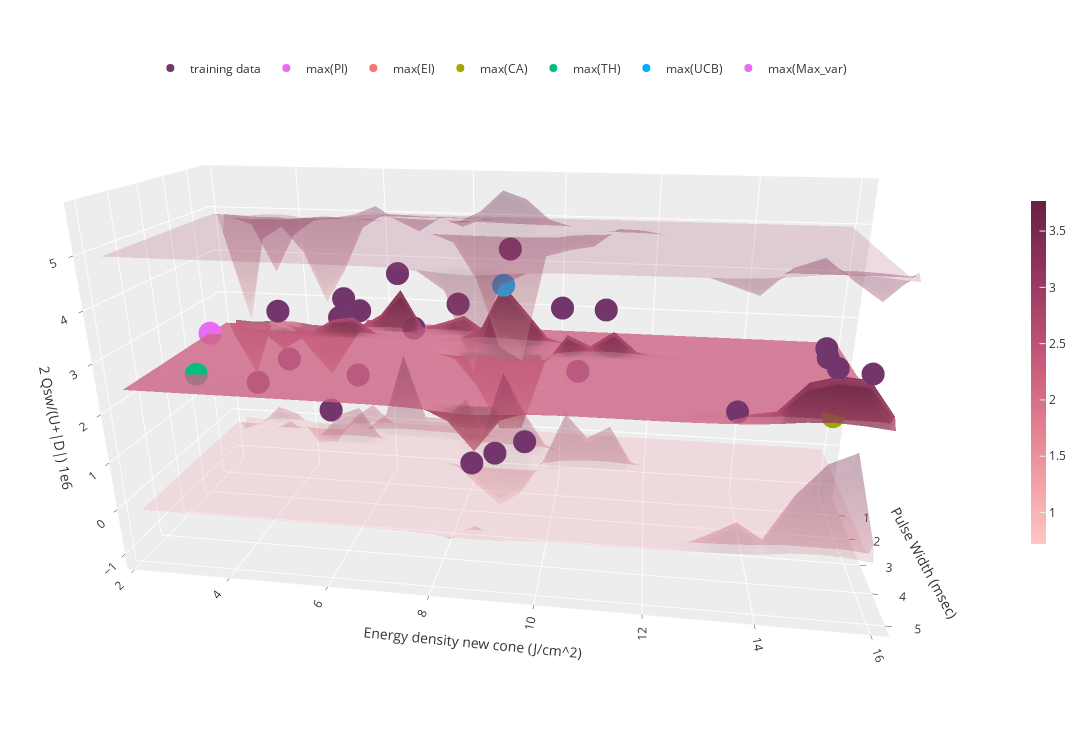

The notebook cell saved with this chart:
### Code cell
vis_acq(raw_train_x, train_y, raw_test_grid, pred_labels, upper_surf, lower_surf, acqs)

### Figure 1 — Plotly figure (JSON) as saved in the notebook; plotly's stock layout.template omitted (floating-point values rounded to 4 significant figures; data arrays with more than 128 entries replaced by an {"elided": "..."} marker saying what was removed)
{"data": [{"colorbar": {"len": 0.5, "thickness": 15}, "colorscale": [[0, "rgb(255, 198, 196)"], [0.1667, "rgb(244, 163, 168)"], [0.3333, "rgb(227, 129, 145)"], [0.5, "rgb(204, 96, 125)"], [0.6667, "rgb(173, 70, 108)"], [0.8333, "rgb(139, 48, 88)"], [1, "rgb(103, 32, 68)"]], "name": "GP regression", "opacity": 0.8, "x": [0.3393, 0.5055, 0.6718, 0.8381, 1.004, 1.171, 1.337, 1.503, 1.669, 1.836, 2.002, 2.168, 2.334, 2.501, 2.667, 2.833, 2.999, 3.166, 3.332, 3.498, 3.664, 3.831, 3.997, 4.163, 4.329, 4.496, 4.662, 4.828, 4.994, 5.161], "y": [2.276, 2.746, 3.215, 3.685, 4.154, 4.624, 5.094, 5.563, 6.033, 6.502, 6.972, 7.441, 7.911, 8.381, 8.85, 9.32, 9.789, 10.26, 10.73, 11.2, 11.67, 12.14, 12.61, 13.08, 13.55, 14.02, 14.49, 14.95, 15.42, 15.89], "z": {"elided": "30x30 float values"}, "type": "surface"}, {"colorscale": [[0, "rgb(255, 198, 196)"], [0.1667, "rgb(244, 163, 168)"], [0.3333, "rgb(227, 129, 145)"], [0.5, "rgb(204, 96, 125)"], [0.6667, "rgb(173, 70, 108)"], [0.8333, "rgb(139, 48, 88)"], [1, "rgb(103, 32, 68)"]], "opacity": 0.2, "showscale": false, "x": [0.3393, 0.5055, 0.6718, 0.8381, 1.004, 1.171, 1.337, 1.503, 1.669, 1.836, 2.002, 2.168, 2.334, 2.501, 2.667, 2.833, 2.999, 3.166, 3.332, 3.498, 3.664, 3.831, 3.997, 4.163, 4.329, 4.496, 4.662, 4.828, 4.994, 5.161], "y": [2.276, 2.746, 3.215, 3.685, 4.154, 4.624, 5.094, 5.563, 6.033, 6.502, 6.972, 7.441, 7.911, 8.381, 8.85, 9.32, 9.789, 10.26, 10.73, 11.2, 11.67, 12.14, 12.61, 13.08, 13.55, 14.02, 14.49, 14.95, 15.42, 15.89], "z": {"elided": "30x30 float values"}, "type": "surface"}, {"colorscale": [[0, "rgb(255, 198, 196)"], [0.1667, "rgb(244, 163, 168)"], [0.3333, "rgb(227, 129, 145)"], [0.5, "rgb(204, 96, 125)"], [0.6667, "rgb(173, 70, 108)"], [0.8333, "rgb(139, 48, 88)"], [1, "rgb(103, 32, 68)"]], "opacity": 0.2, "showscale": false, "x": [0.3393, 0.5055, 0.6718, 0.8381, 1.004, 1.171, 1.337, 1.503, 1.669, 1.836, 2.002, 2.168, 2.334, 2.501, 2.667, 2.833, 2.999, 3.166, 3.332, 3.498, 3.664, 3.831, 3.997, 4.163, 4.329, 4.496, 4.662, 4.828, 4.994, 5.161], "y": [2.276, 2.746, 3.215, 3.685, 4.154, 4.624, 5.094, 5.563, 6.033, 6.502, 6.972, 7.441, 7.911, 8.381, 8.85, 9.32, 9.789, 10.26, 10.73, 11.2, 11.67, 12.14, 12.61, 13.08, 13.55, 14.02, 14.49, 14.95, 15.42, 15.89], "z": {"elided": "30x30 float values"}, "type": "surface"}, {"marker": {"color": "#72356c"}, "mode": "markers", "name": "training data", "x": [0.5, 0.5, 1.0, 1.0, 1.5, 1.5, 5.0, 5.0, 0.5, 5.0, 2.0, 0.5, 0.5, 0.5, 1.0, 1.0, 2.0, 2.0, 2.0, 2.0, 5.0, 5.0, 5.0], "y": [2.73, 3.4, 3.79, 6.44, 5.36, 8.99, 8.8, 14.67, 5.24, 14.89, 10.13, 4.51, 5.37, 4.88, 6.76, 7.77, 8.73, 9.38, 10.48, 11.01, 14.71, 15.44, 13.37], "z": [0.873, 2.677, 1.699, 3.805, 3.335, 4.535, 1.363, 3.841, 1.201, 3.514, 3.471, 0.2633, 2.775, 2.591, 2.58, 3.174, 0.1315, 0.4512, 2.127, 3.468, 3.686, 3.446, 2.652], "type": "scatter3d"}, {"mode": "markers", "name": "max(PI)", "x": [1.503], "y": [8.85], "z": [3.767], "type": "scatter3d"}, {"mode": "markers", "name": "max(EI)", "x": [1.503], "y": [8.85], "z": [3.767], "type": "scatter3d"}, {"mode": "markers", "name": "max(CA)", "x": [4.828], "y": [14.95], "z": [2.591], "type": "scatter3d"}, {"mode": "markers", "name": "max(TH)", "x": [4.163], "y": [3.215], "z": [2.459], "type": "scatter3d"}, {"mode": "markers", "name": "max(UCB)", "x": [1.503], "y": [8.85], "z": [3.767], "type": "scatter3d"}, {"mode": "markers", "name": "max(Max_var)", "x": [1.669], "y": [2.276], "z": [2.459], "type": "scatter3d"}], "layout": {"margin": {"r": 20, "l": 10, "b": 15, "t": 10}, "legend": {"orientation": "h", "yanchor": "bottom", "y": 0.9, "xanchor": "right", "x": 0.85}, "width": 1200, "height": 750, "scene": {"xaxis": {"title": {"text": "Pulse Width (msec)"}}, "yaxis": {"title": {"text": "Energy density new cone (J/cm^2)"}}, "zaxis": {"title": {"text": "2 Qsw/(U+|D|) 1e6"}}, "camera": {"up": {"x": 0, "y": 0, "z": 1}, "center": {"x": 0, "y": 0, "z": 0}, "eye": {"x": 2, "y": 0.3, "z": 0.75}}}}}
